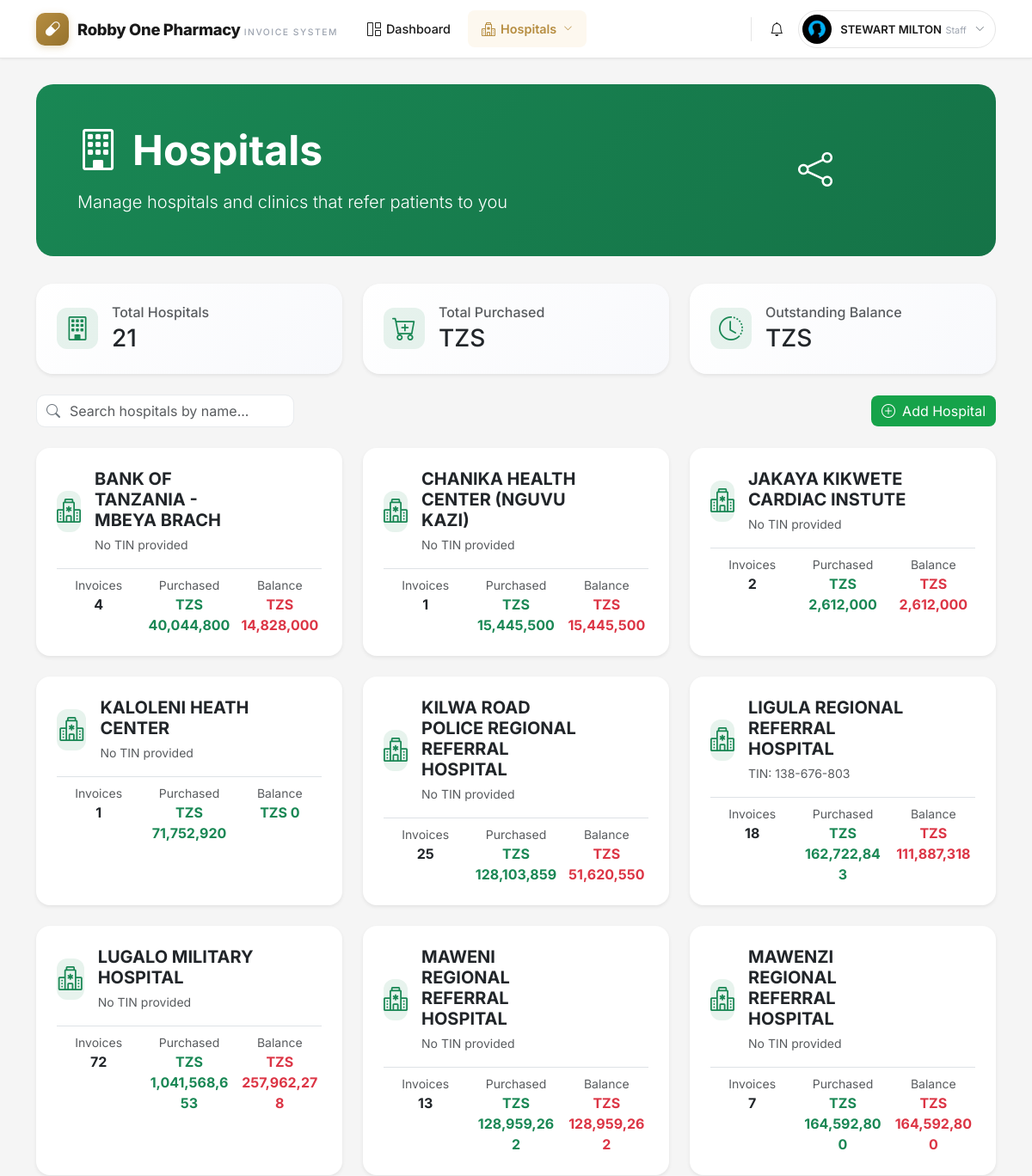
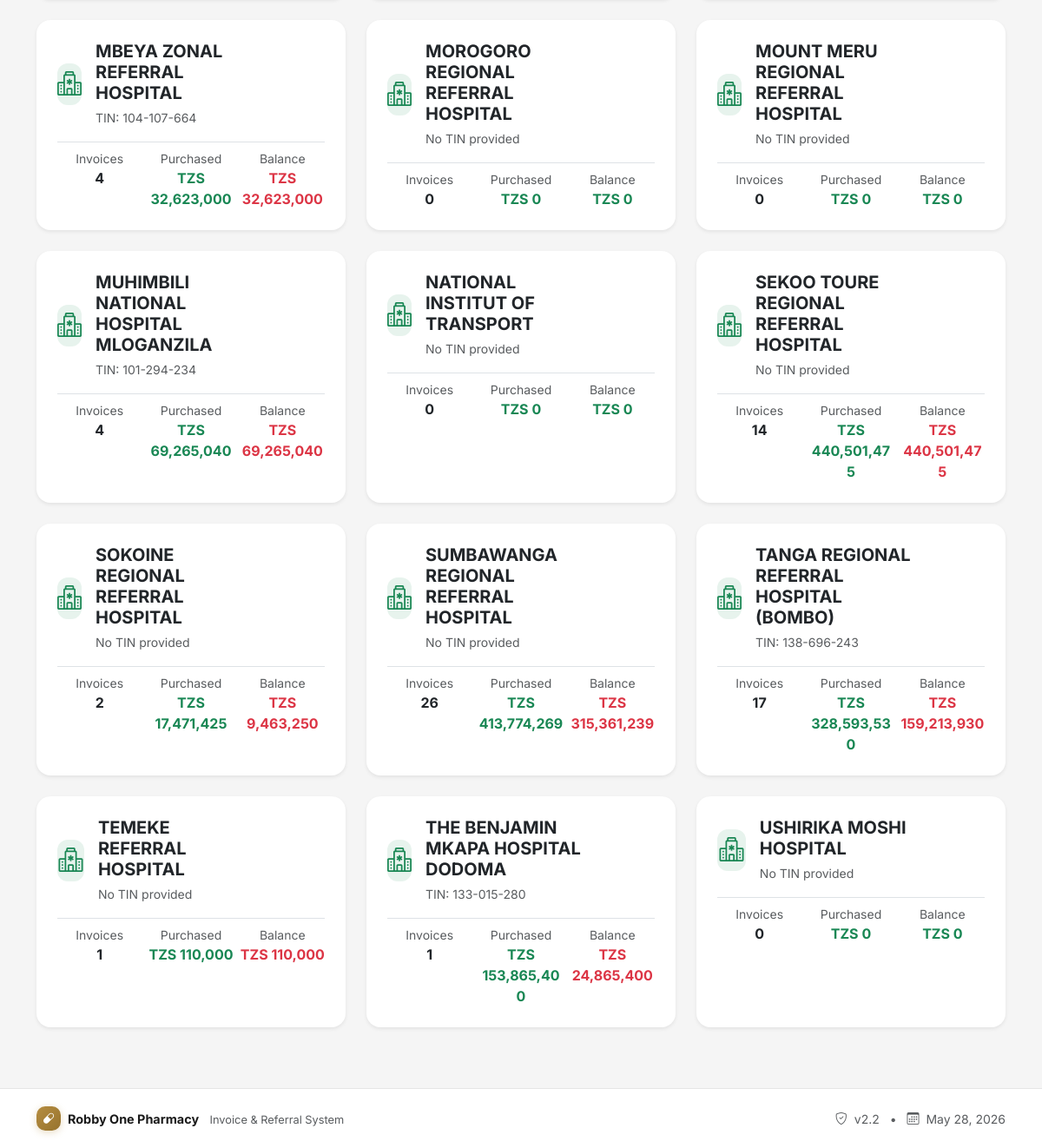
The page /referral/sources/ (signed in) on the database as committed earlier (2 pictures, top to bottom).
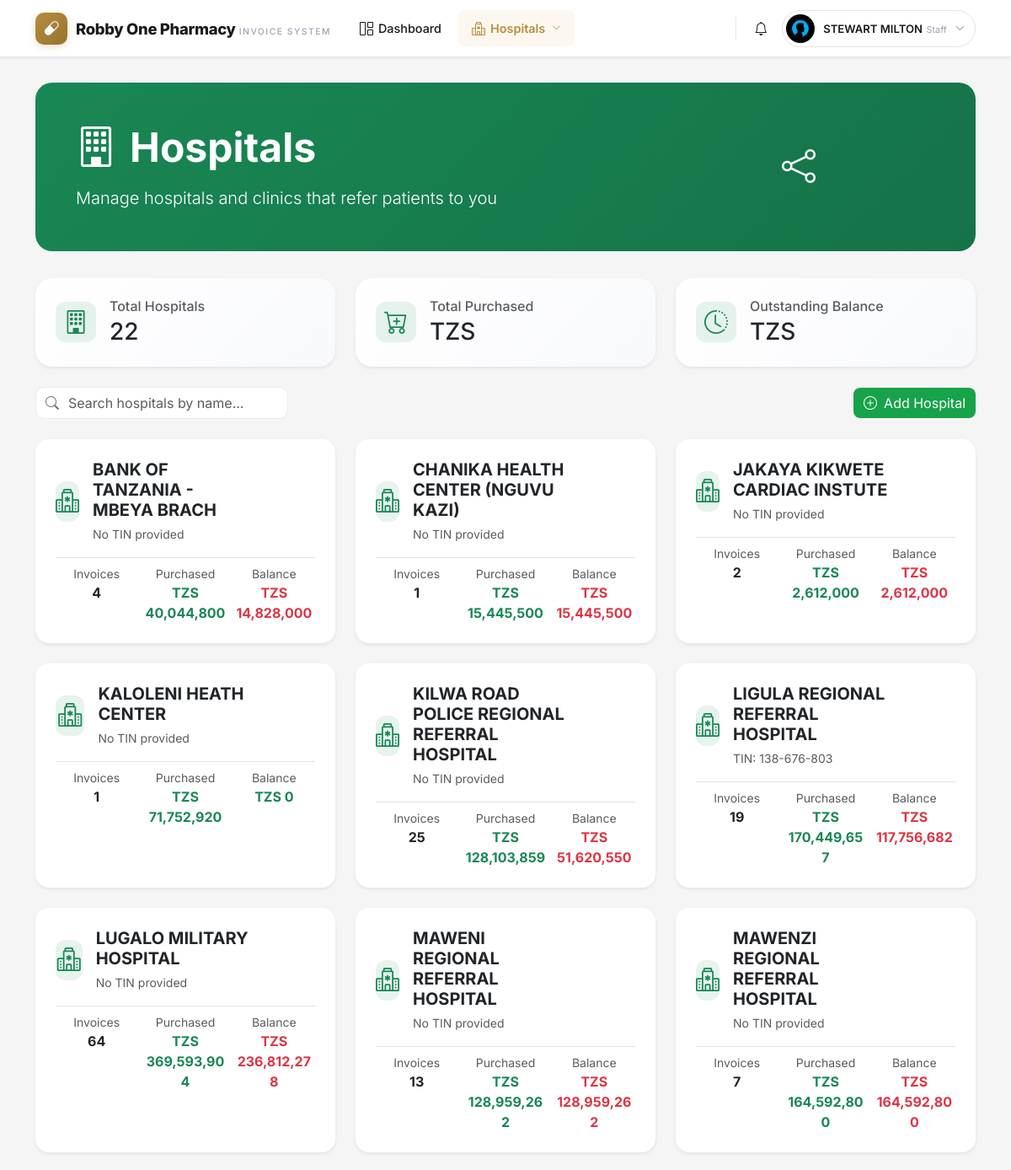
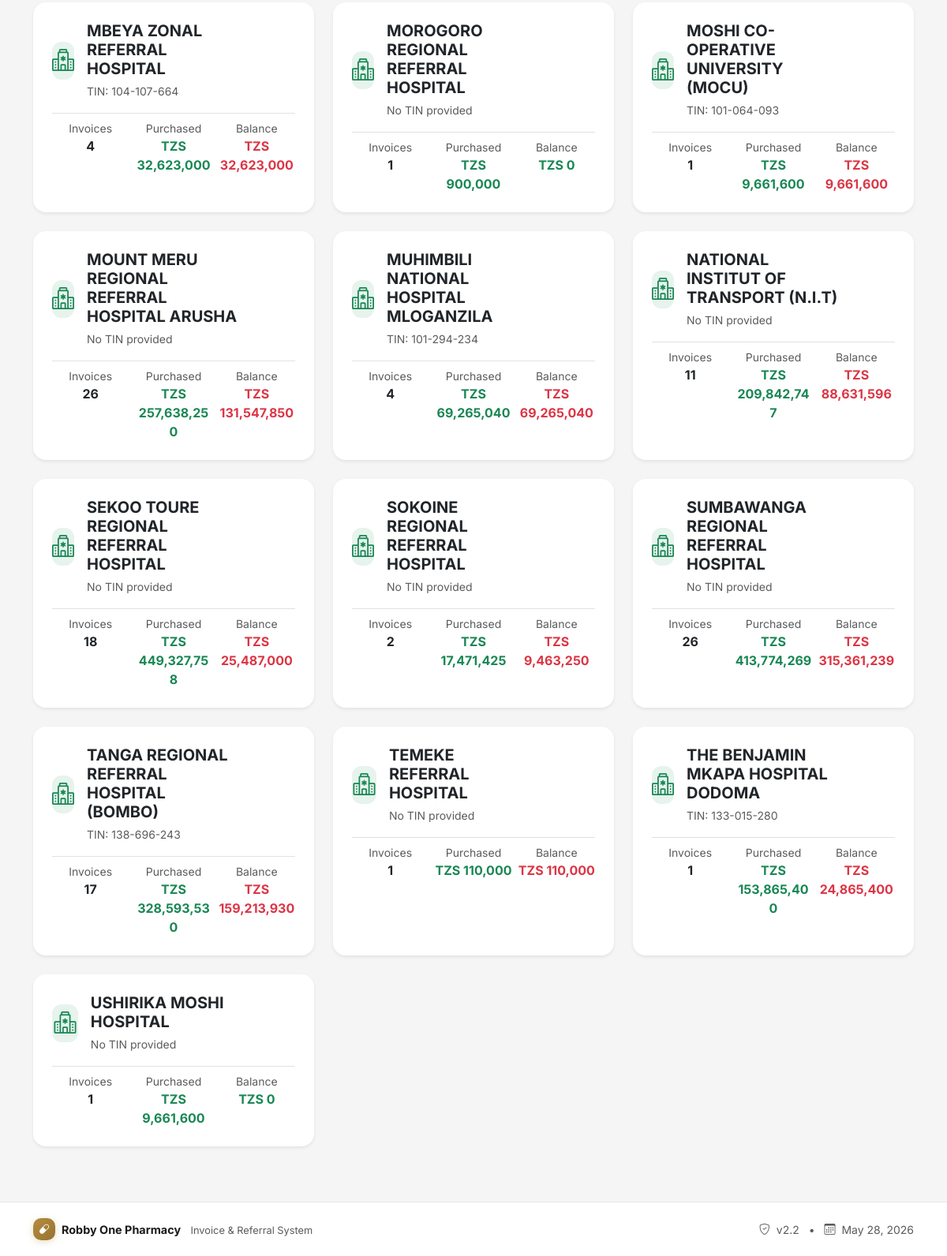
The same page on the database as committed later (2 pictures, top to bottom).
### invoices/models.py (models this page shows, shortened)
class UserProfile(models.Model):
    user = models.OneToOneField(User, on_delete=models.CASCADE, related_name='profile')
    phone = models.CharField(max_length=15, blank=True, null=True)
    address = models.TextField(blank=True, null=True)
    profile_picture = models.ImageField(upload_to='profile_pics/', blank=True, null=True)
    job_title = models.CharField(max_length=100, blank=True, null=True)
    department = models.CharField(max_length=100, blank=True, null=True)
    bio = models.TextField(max_length=500, blank=True, null=True)
    website = models.URLField(blank=True, null=True)
    company = models.CharField(max_length=100, blank=True, null=True)
    date_of_birth = models.DateField(blank=True, null=True)
    preferred_language = models.CharField(max_length=10, choices=[
        ('en', 'English'),
        ('sw', 'Swahili'),
    ], default='en')
    theme_preference = models.CharField(max_length=10, choices=[
        ('light', 'Light'),
        ('dark', 'Dark'),
    ], default='light')
    email_notifications = models.BooleanField(default=True)
    sms_notifications = models.BooleanField(default=False)
    created_at = models.DateTimeField(auto_now_add=True)
    updated_at = models.DateTimeField(auto_now=True)
    class Meta:
        verbose_name = "User Profile"
        verbose_name_plural = "User Profiles"

### referrals/models.py (models this page shows)
class ReferralSource(models.Model):
    name = models.CharField(max_length=200, unique=True, verbose_name="Hospital Name")
    tin_number = models.CharField(max_length=50, blank=True, verbose_name="TIN Number")
    created_at = models.DateTimeField(auto_now_add=True)
    updated_at = models.DateTimeField(auto_now=True)
    class Meta:
        ordering = ['name']
    def __str__(self):
        return self.name

### referrals/views.py (the view)
# urls.py: path('sources/', views.referral_source_list, name='source_list'),
@login_required
@staff_member_required
def referral_source_list(request):
    sources = ReferralSource.objects.all().order_by('name').annotate(
        invoice_count=Count('invoices'),
        total_purchased=Coalesce(Sum('invoices__purchase_amount'), Value(0, output_field=DecimalField())),
        total_paid=Coalesce(Sum('invoices__amount_paid'), Value(0, output_field=DecimalField())),
        outstanding=ExpressionWrapper(
            Coalesce(Sum('invoices__purchase_amount'), Value(0)) - Coalesce(Sum('invoices__amount_paid'), Value(0)),
            output_field=DecimalField()
        )
    )
    return render(request, 'referrals/source_list.html', {'sources': sources})

### referrals/templates/referrals/source_list.html (shortened to what this page needs)
{% extends 'referrals/base.html' %}
{% load humanize %}
{% block content %}
<div class="container-fluid p-0">
    <div class="page-header text-white p-5 position-relative">
        <div style="position: relative; z-index: 1;">
            <div class="row align-items-center">
                <div class="col-md-8">
                    <h1 class="display-5 fw-bold mb-3">
                        <i class="bi bi-building me-3"></i>Hospitals
                    </h1>
                    <p class="lead mb-0">Manage hospitals and clinics that refer patients to you</p>
                </div>
                <div class="col-md-4 text-center d-none d-md-block">
                    <i class="bi bi-share fs-1"></i>
                </div>
            </div>
        </div>
    </div>
    <div class="row g-4 mb-4">
        <div class="col-md-4">
            <div class="stats-card card h-100 shadow-sm">
                <div class="card-body p-4">
                    <div class="d-flex align-items-center">
                        <div class="stat-icon flex-shrink-0">
                            <i class="bi bi-building fs-3 text-success"></i>
                        </div>
                        <div class="flex-grow-1 ms-3">
                            <h6 class="text-muted mb-1">Total Hospitals</h6>
                            <h3 class="mb-0">{{ sources|length|intcomma }}</h3>
                        </div>
                    </div>
                </div>
            </div>
        </div>
        <div class="col-md-4">
            <div class="stats-card card h-100 shadow-sm">
                <div class="card-body p-4">
                    <div class="d-flex align-items-center">
                        <div class="stat-icon flex-shrink-0">
                            <i class="bi bi-cart-plus fs-3 text-success"></i>
                        </div>
                        <div class="flex-grow-1 ms-3">
                            <h6 class="text-muted mb-1">Total Purchased</h6>
                            <h3 class="mb-0">TZS {{ sources|dictsortreversed:"total_purchased"|first|default:0|floatformat:0|intcomma }}</h3>
                        </div>
                    </div>
                </div>
            </div>
        </div>
        <div class="col-md-4">
            <div class="stats-card card h-100 shadow-sm">
                <div class="card-body p-4">
                    <div class="d-flex align-items-center">
                        <div class="stat-icon flex-shrink-0">
                            <i class="bi bi-clock-history fs-3 text-success"></i>
                        </div>
                        <div class="flex-grow-1 ms-3">
                            <h6 class="text-muted mb-1">Outstanding Balance</h6>
                            <h3 class="mb-0">TZS {{ sources|dictsortreversed:"outstanding"|first|default:0|floatformat:0|intcomma }}</h3>
                        </div>
                    </div>
                </div>
            </div>
        </div>
    </div>
    <div class="d-flex justify-content-between align-items-center mb-4 flex-wrap gap-3">
        <div class="search-box">
            <i class="bi bi-search"></i>
            <input type="text" id="searchSource" class="form-control" placeholder="Search hospitals by name...">
        </div>
        <a href="{% url 'referral:source_add' %}" class="btn btn-success">
            <i class="bi bi-plus-circle me-2"></i>Add Hospital
        </a>
    </div>
    <div class="row g-4" id="sourcesGrid">
        {% for source in sources %}
        <div class="col-md-6 col-lg-4 source-item" data-name="{{ source.name|lower }}">
            <div class="source-card card shadow-sm h-100">
                <div class="card-body p-4">
                    <div class="d-flex justify-content-between align-items-start mb-3">
                        <div class="d-flex align-items-center gap-3">
                            <div class="stat-icon">
                                <i class="bi bi-hospital fs-3 text-success"></i>
                            </div>
                            <div>
                                <h5 class="mb-1 fw-bold">{{ source.name }}</h5>
                                {% if source.tin_number %}
                                    <small class="text-muted">TIN: {{ source.tin_number }}</small>
                                {% else %}
                                    <small class="text-muted">No TIN provided</small>
                                {% endif %}
                            </div>
                        </div>
                    </div>
                    <div class="mt-3 pt-2 border-top">
                        <div class="row text-center g-2">
                            <div class="col-4">
                                <div class="small text-muted">Invoices</div>
                                <div class="fw-bold">{{ source.invoice_count|default:0 }}</div>
                            </div>
                            <div class="col-4">
                                <div class="small text-muted">Purchased</div>
                                <div class="fw-bold text-success">TZS {{ source.total_purchased|default:0|floatformat:0|intcomma }}</div>
                            </div>
                            <div class="col-4">
                                <div class="small text-muted">Balance</div>
                                <div class="fw-bold {% if source.outstanding > 0 %}text-danger{% else %}text-success{% endif %}">
                                    TZS {{ source.outstanding|default:0|floatformat:0|intcomma }}
                                </div>
                            </div>
                        </div>
                    </div>
                </div>
            </div>
        </div>
        {% endfor %}
    </div>
</div>
{% endblock %}

### referrals/templates/referrals/base.html (shortened to what this page needs)
{% load static %}
<!DOCTYPE html>
<html lang="en">
<head>
    <link href="https://cdn.jsdelivr.net/npm/bootstrap@5.3.0/dist/css/bootstrap.min.css" rel="stylesheet">
    <link rel="stylesheet" href="https://cdn.jsdelivr.net/npm/bootstrap-icons@1.11.3/font/bootstrap-icons.min.css">
</head>
<body>
<nav class="navbar navbar-expand-lg sticky-top" id="mainNavbar">
    <div class="container">
        <a class="navbar-brand" href="https://tenda.pythonanywhere.com">
            <div class="brand-icon">
                <i class="bi bi-capsule"></i>
            </div>
            <div class="brand-text d-none d-sm-block">
                <span class="brand-name">Robby One Pharmacy</span>
                <span class="brand-subtitle">Invoice System</span>
            </div>
        </a>
        <div class="collapse navbar-collapse" id="navbarMain">
            <ul class="navbar-nav me-auto">
                <li class="nav-item">
                    <a class="nav-link {% if request.resolver_match.url_name == 'dashboard' %}active{% endif %}" href="{% url 'referral:dashboard' %}">
                        <i class="bi bi-grid-1x2"></i>
                        <span class="d-none d-lg-inline">Dashboard</span>
                    </a>
                </li>
                <li class="nav-item dropdown">
                    <a class="nav-link dropdown-toggle {% if request.resolver_match.url_name == 'source_list' or request.resolver_match.url_name == 'invoice_list' %}active{% endif %}" href="#" id="hospitalsDropdown" role="button" data-bs-toggle="dropdown" aria-expanded="false">
                        <i class="bi bi-hospital"></i>
                        <span class="d-none d-lg-inline">Hospitals</span>
                        <i class="bi bi-chevron-down"></i>
                    </a>
                </li>
            </ul>
            <ul class="navbar-nav ms-auto align-items-center">
                <li class="nav-item">
                    <a class="notification-btn" href="{% url 'notifications' %}" title="Notifications">
                        <i class="bi bi-bell"></i>
                    </a>
                </li>
                <li class="nav-item dropdown ms-1">
                    <a class="user-menu-btn" href="#" id="userDropdown" role="button" data-bs-toggle="dropdown" aria-expanded="false">
                        <div class="user-avatar">
                            {% if user.profile.profile_picture %}
                                <img src="{{ user.profile.profile_picture.url }}" alt="Profile">
                            {% else %}
                                <i class="bi bi-person-fill"></i>
                            {% endif %}
                        </div>
                        <div class="user-info d-none d-lg-block">
                            <span class="user-name">{{ user.get_full_name|default:user.username }}</span>
                            <span class="user-role">Staff</span>
                        </div>
                        <i class="bi bi-chevron-down d-none d-lg-block"></i>
                    </a>
                </li>
            </ul>
        </div>
    </div>
</nav>
<div class="main-container">
    <div class="container">
        {% block content %}{% endblock %}
    </div>
</div>
<footer class="footer">
    <div class="container">
        <div class="row align-items-center">
            <div class="col-md-6 text-center text-md-start">
                <div class="d-flex align-items-center justify-content-center justify-content-md-start gap-2">
                    <div class="brand-icon" style="width: 28px; height: 28px; font-size: 0.8rem;">
                        <i class="bi bi-capsule"></i>
                    </div>
                    <div>
                        <span class="fw-bold" style="font-size: 0.9rem;">Robby One Pharmacy</span>
                        <span class="text-muted ms-2" style="font-size: 0.8rem;">Invoice & Referral System</span>
                    </div>
                </div>
            </div>
            <div class="col-md-6 text-center text-md-end mt-2 mt-md-0">
                <span class="text-muted small">
                    <i class="bi bi-shield-check me-1"></i> v2.2
                    <span class="mx-2">•</span>
                    <i class="bi bi-calendar3 me-1"></i> {% now "F j, Y" %}
                </span>
            </div>
        </div>
    </div>
</footer>
</body>
</html>

Rows that differ between the two databases and show on the page:
computed for ReferralSource "LIGULA REGIONAL REFERRAL HOSPITAL": invoice_count "18" → "19"; total_purchased "162,722,843" → "170,449,657"; outstanding "111,887,318" → "117,756,682"
computed for ReferralSource "LUGALO MILITARY HOSPITAL": invoice_count "72" → "64"; total_purchased "1,041,568,653" → "369,593,904"; outstanding "257,962,278" → "236,812,278"
computed for ReferralSource "MOROGORO REGIONAL REFERRAL HOSPITAL": invoice_count "0" → "1"; total_purchased "0" → "900,000"
added ReferralSource: name "MOSHI CO-OPERATIVE UNIVERSITY (MOCU)", tin_number "101-064-093", invoice_count "1", total_purchased "9,661,600", outstanding "9,661,600"
changed ReferralSource: name "MOUNT MERU REGIONAL REFERRAL HOSPITAL" → "MOUNT MERU REGIONAL REFERRAL HOSPITAL ARUSHA"; invoice_count "0" → "26"; total_purchased "0" → "257,638,250"; outstanding "0" → "131,547,850"
changed ReferralSource: name "NATIONAL INSTITUT OF TRANSPORT" → "NATIONAL INSTITUT OF TRANSPORT (N.I.T)"; invoice_count "0" → "11"; total_purchased "0" → "209,842,747"; outstanding "0" → "88,631,596"
computed for ReferralSource "SEKOO TOURE REGIONAL REFERRAL HOSPITAL": invoice_count "14" → "18"; total_purchased "440,501,475" → "449,327,758"; outstanding "440,501,475" → "25,487,000"
computed for ReferralSource "USHIRIKA MOSHI HOSPITAL": invoice_count "0" → "1"; total_purchased "0" → "9,661,600"
Other text that changed with them:
{{ sources|length|intcomma }}: "21" → "22"
